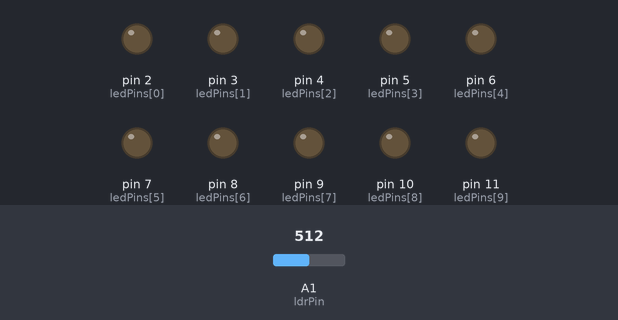
Bench run of a sketch on a simulated Arduino Uno, built with avr-gcc and run on an emulated ATmega328P. Parts: output pins drawn as LEDs (lit = HIGH). The inputs (shaded band) are chosen by the test bench; at power-on: A1 (ldrPin) = 512.

Above: at 1.2 s.
1.3 s: A1 (ldrPin) set to 104
2.8 s: A1 (ldrPin) set to 89
At 4.0 s:
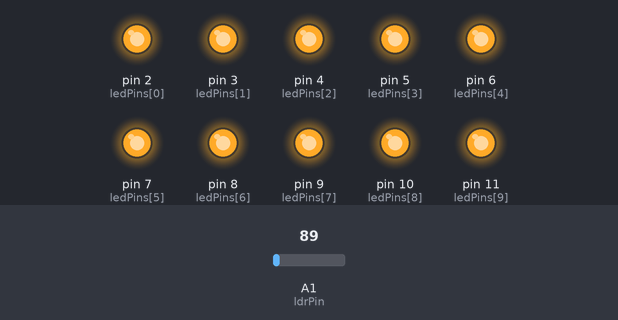
4.3 s: A1 (ldrPin) set to 110
At 5.3 s:
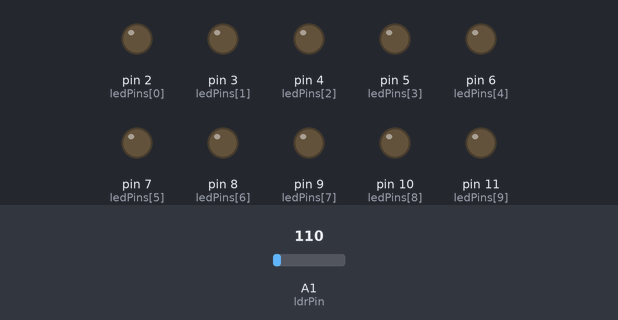
5.8 s: A1 (ldrPin) set to 90
At 6.5 s:
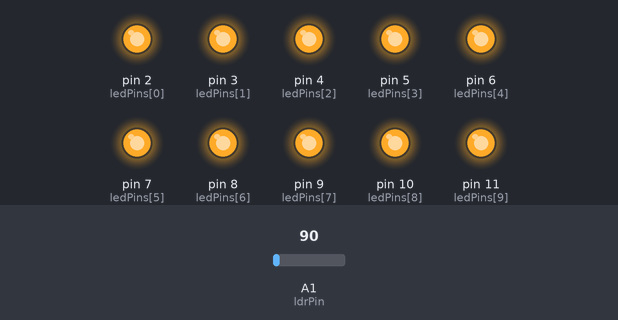
Timing chart, 0 to 8.3 s (numbered marks = the images above; inputs shaded):
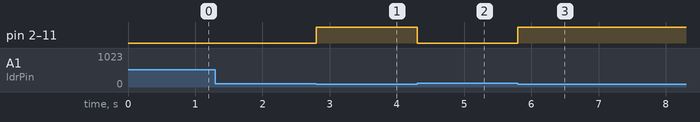

Measured:
- the behaviour switches between 100 and 99 on A1 (ldrPin) (found by bisection; images 0 and 1)
- after the input at 1.3 s, every drawn part: stays the same
- after the input at 2.8 s, pin 2 (ledPins[0]), pin 3 (ledPins[1]), pin 4 (ledPins[2]), pin 5 (ledPins[3]), pin 6 (ledPins[4]), pin 7 (ledPins[5]), pin 8 (ledPins[6]), pin 9 (ledPins[7]), pin 10 (ledPins[8]), pin 11 (ledPins[9]): LOW → HIGH at once
- after the input at 4.3 s, pin 2 (ledPins[0]), pin 3 (ledPins[1]), pin 4 (ledPins[2]), pin 5 (ledPins[3]), pin 6 (ledPins[4]), pin 7 (ledPins[5]), pin 8 (ledPins[6]), pin 9 (ledPins[7]), pin 10 (ledPins[8]), pin 11 (ledPins[9]): HIGH → LOW at once
- after the input at 5.8 s, pin 2 (ledPins[0]), pin 3 (ledPins[1]), pin 4 (ledPins[2]), pin 5 (ledPins[3]), pin 6 (ledPins[4]), pin 7 (ledPins[5]), pin 8 (ledPins[6]), pin 9 (ledPins[7]), pin 10 (ledPins[8]), pin 11 (ledPins[9]): LOW → HIGH at once

The sketch:

Lab3Pass.ino
```cpp
// Define LED pins
const int ledPins[] = {2, 3, 4, 5, 6, 7, 8, 9, 10, 11};
const int numLeds = sizeof(ledPins) / sizeof(ledPins[0]);

// Analog input pin for LDR
const int ldrPin = A1;

void setup() {
    // Initialize LED pins as OUTPUT
    for (int i = 0; i < numLeds; i++) {
        pinMode(ledPins[i], OUTPUT);
    }
}

void loop() {
    int ldrValue = analogRead(ldrPin);

    if (ldrValue < 100) {
        for (int i = 0; i < numLeds; i++) {
            digitalWrite(ledPins[i], HIGH);
        }
    } else {
        // Otherwise, turn off all LEDs
        for (int i = 0; i < numLeds; i++) {
            digitalWrite(ledPins[i], LOW);
        }
    }
}
```
